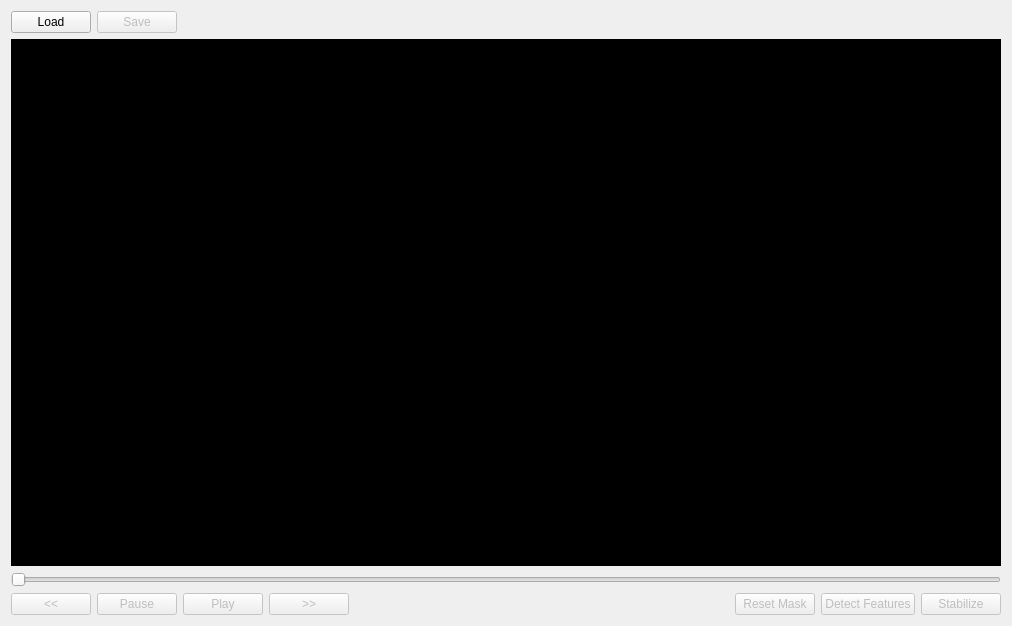
<?xml version="1.0" encoding="UTF-8"?>
<ui version="4.0">
 <class>StabilizeWindow</class>
 <widget class="QMainWindow" name="StabilizeWindow">
  <property name="geometry">
   <rect>
    <x>0</x>
    <y>0</y>
    <width>1012</width>
    <height>626</height>
   </rect>
  </property>
  <property name="windowTitle">
   <string>StabilizeWindow</string>
  </property>
  <widget class="QWidget" name="centralWidget">
   <layout class="QVBoxLayout" name="verticalLayout">
    <item>
     <layout class="QHBoxLayout" name="horizontalLayout_3">
      <item>
       <widget class="QPushButton" name="pushButton_5">
        <property name="sizePolicy">
         <sizepolicy hsizetype="Fixed" vsizetype="Fixed">
          <horstretch>0</horstretch>
          <verstretch>0</verstretch>
         </sizepolicy>
        </property>
        <property name="text">
         <string>Load</string>
        </property>
       </widget>
      </item>
      <item>
       <widget class="QPushButton" name="pushButton_6">
        <property name="enabled">
         <bool>false</bool>
        </property>
        <property name="sizePolicy">
         <sizepolicy hsizetype="Fixed" vsizetype="Fixed">
          <horstretch>0</horstretch>
          <verstretch>0</verstretch>
         </sizepolicy>
        </property>
        <property name="text">
         <string>Save</string>
        </property>
       </widget>
      </item>
      <item>
       <spacer name="horizontalSpacer_2">
        <property name="orientation">
         <enum>Qt::Horizontal</enum>
        </property>
        <property name="sizeHint" stdset="0">
         <size>
          <width>40</width>
          <height>20</height>
         </size>
        </property>
       </spacer>
      </item>
     </layout>
    </item>
    <item>
     <widget class="VideoView" name="preview">
      <property name="sizePolicy">
       <sizepolicy hsizetype="Ignored" vsizetype="Ignored">
        <horstretch>0</horstretch>
        <verstretch>0</verstretch>
       </sizepolicy>
      </property>
      <property name="styleSheet">
       <string notr="true">background-color: black;</string>
      </property>
      <property name="text">
       <string/>
      </property>
     </widget>
    </item>
    <item>
     <layout class="QVBoxLayout" name="verticalLayout_2">
      <item>
       <widget class="QSlider" name="horizontalSlider">
        <property name="orientation">
         <enum>Qt::Horizontal</enum>
        </property>
       </widget>
      </item>
      <item>
       <layout class="QHBoxLayout" name="horizontalLayout">
        <property name="sizeConstraint">
         <enum>QLayout::SetDefaultConstraint</enum>
        </property>
        <item>
         <widget class="QPushButton" name="pushButton_2">
          <property name="enabled">
           <bool>false</bool>
          </property>
          <property name="sizePolicy">
           <sizepolicy hsizetype="Fixed" vsizetype="Fixed">
            <horstretch>0</horstretch>
            <verstretch>0</verstretch>
           </sizepolicy>
          </property>
          <property name="baseSize">
           <size>
            <width>0</width>
            <height>0</height>
           </size>
          </property>
          <property name="text">
           <string>&lt;&lt;</string>
          </property>
         </widget>
        </item>
        <item>
         <widget class="QPushButton" name="pushButton">
          <property name="enabled">
           <bool>false</bool>
          </property>
          <property name="sizePolicy">
           <sizepolicy hsizetype="Fixed" vsizetype="Fixed">
            <horstretch>0</horstretch>
            <verstretch>0</verstretch>
           </sizepolicy>
          </property>
          <property name="text">
           <string>Pause</string>
          </property>
         </widget>
        </item>
        <item>
         <widget class="QPushButton" name="pushButton_3">
          <property name="enabled">
           <bool>false</bool>
          </property>
          <property name="text">
           <string>Play</string>
          </property>
         </widget>
        </item>
        <item>
         <widget class="QPushButton" name="pushButton_4">
          <property name="enabled">
           <bool>false</bool>
          </property>
          <property name="text">
           <string>&gt;&gt;</string>
          </property>
         </widget>
        </item>
        <item>
         <spacer name="horizontalSpacer">
          <property name="orientation">
           <enum>Qt::Horizontal</enum>
          </property>
          <property name="sizeHint" stdset="0">
           <size>
            <width>40</width>
            <height>20</height>
           </size>
          </property>
         </spacer>
        </item>
        <item>
         <widget class="QPushButton" name="reset_mask_button">
          <property name="enabled">
           <bool>false</bool>
          </property>
          <property name="text">
           <string>Reset Mask</string>
          </property>
         </widget>
        </item>
        <item>
         <widget class="QPushButton" name="detect_features_button">
          <property name="enabled">
           <bool>false</bool>
          </property>
          <property name="text">
           <string>Detect Features</string>
          </property>
         </widget>
        </item>
        <item>
         <widget class="QPushButton" name="stabilize_button">
          <property name="enabled">
           <bool>false</bool>
          </property>
          <property name="text">
           <string>Stabilize</string>
          </property>
         </widget>
        </item>
       </layout>
      </item>
     </layout>
    </item>
   </layout>
  </widget>
  <action name="actionOpen">
   <property name="text">
    <string>Open...</string>
   </property>
  </action>
 </widget>
 <layoutdefault spacing="6" margin="11"/>
 <customwidgets>
  <customwidget>
   <class>VideoView</class>
   <extends>QLabel</extends>
   <header>videoview.h</header>
   <slots>
    <signal>AddMask(QPoint,QPoint)</signal>
   </slots>
  </customwidget>
 </customwidgets>
 <resources/>
 <connections>
  <connection>
   <sender>pushButton_5</sender>
   <signal>clicked()</signal>
   <receiver>StabilizeWindow</receiver>
   <slot>on_loadButton_clicked()</slot>
   <hints>
    <hint type="sourcelabel">
     <x>35</x>
     <y>104</y>
    </hint>
    <hint type="destinationlabel">
     <x>-128</x>
     <y>175</y>
    </hint>
   </hints>
  </connection>
  <connection>
   <sender>preview</sender>
   <signal>AddMask(QPoint,QPoint)</signal>
   <receiver>StabilizeWindow</receiver>
   <slot>on_addMask(QPoint,QPoint)</slot>
   <hints>
    <hint type="sourcelabel">
     <x>884</x>
     <y>270</y>
    </hint>
    <hint type="destinationlabel">
     <x>1127</x>
     <y>329</y>
    </hint>
   </hints>
  </connection>
 </connections>
 <slots>
  <slot>on_loadButton_clicked()</slot>
  <slot>on_addMask(QPoint,QPoint)</slot>
 </slots>
</ui>
